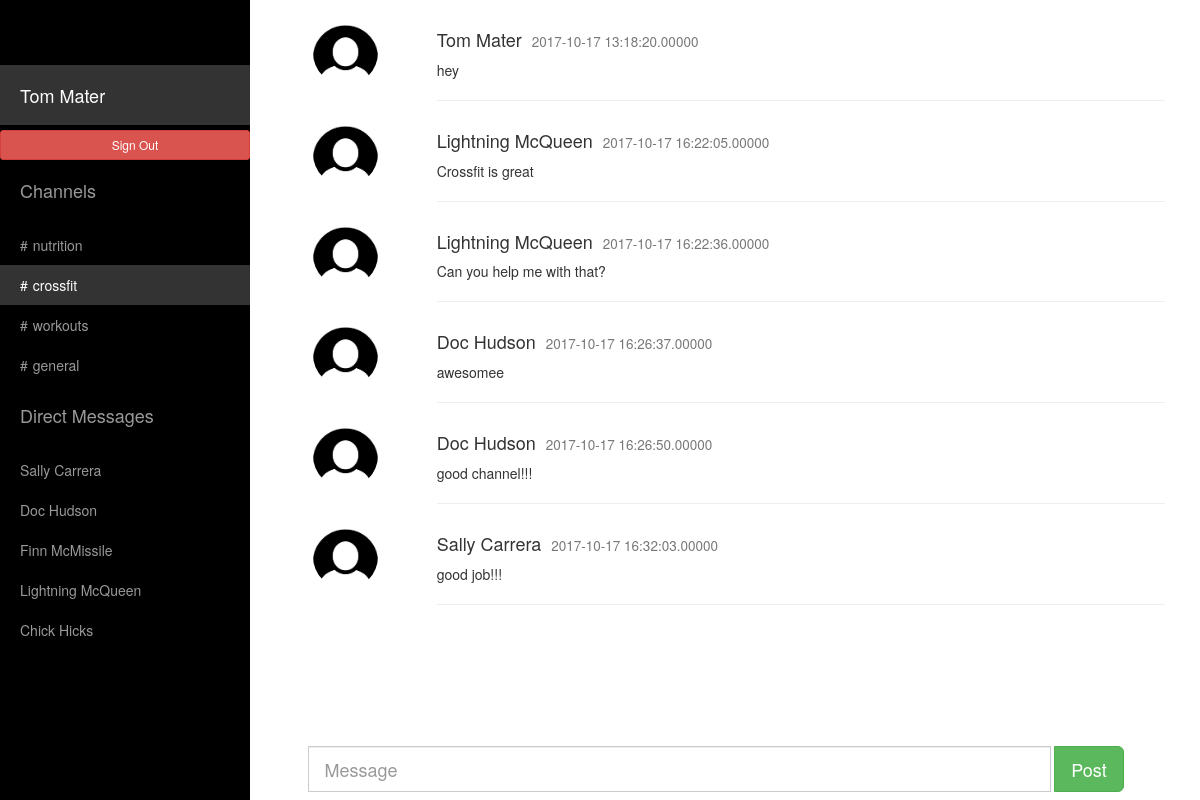
The page /indexc.php (signed in) on the database as committed earlier.
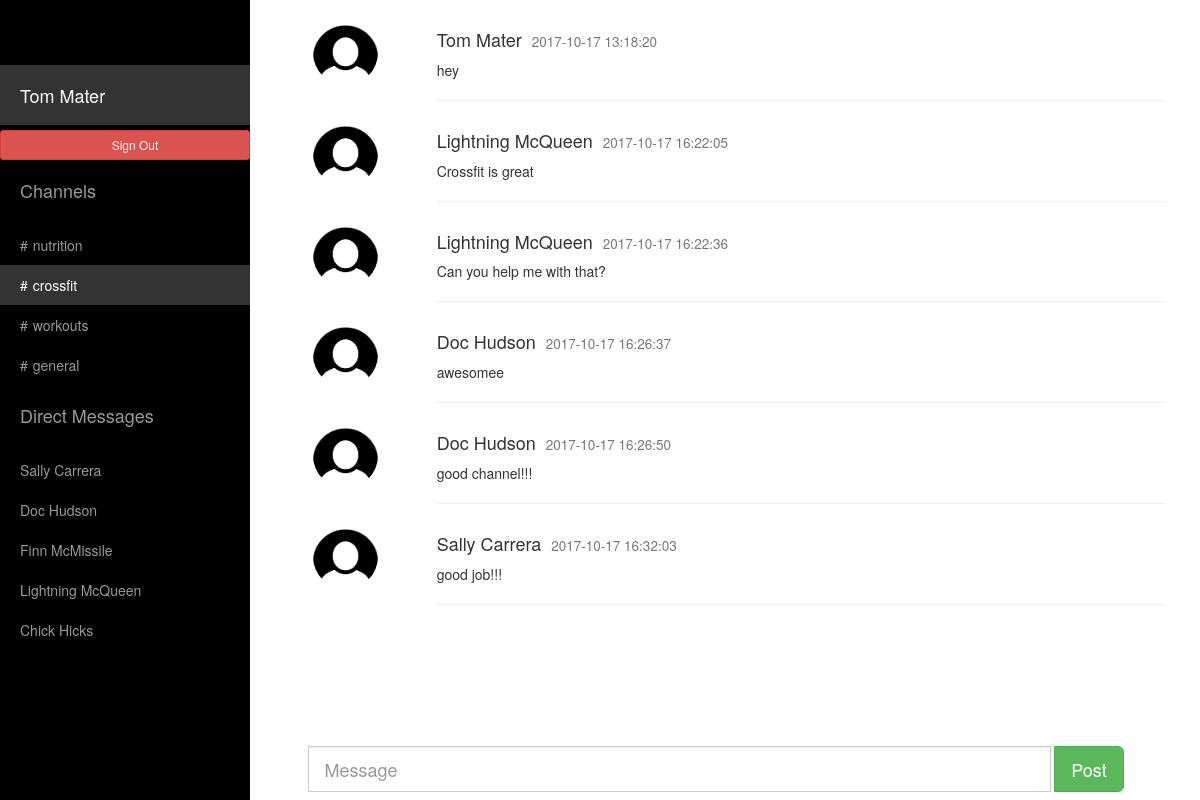
The same page on the database as committed later.
### tables this page shows
CREATE TABLE `users_message` (
  `mess_id` int(20) NOT NULL,
  `ch_id` int(20) NOT NULL DEFAULT '0',
  `messages` varchar(2000) NOT NULL,
  `user_name` varchar(100) NOT NULL,
  `date` timestamp NOT NULL DEFAULT CURRENT_TIMESTAMP ON UPDATE CURRENT_TIMESTAMP
);

### indexc.php (the view, shortened to what this page needs)
<!DOCTYPE html>
<html lang="en">
<head>
	<link rel="stylesheet" href="https://maxcdn.bootstrapcdn.com/bootstrap/3.3.7/css/bootstrap.min.css">
    <link href="css/sidebar.css" rel="stylesheet">
  </head>
<body>
    <div id="wrapper">
        <div id="sidebar-wrapper">
            <ul class="sidebar-nav">
                <li class="sidebar-brand">
                </li>
                <li class="sidebar-brand">
                    <a style="color:white !important;" class="actives" href="index.php"><?php echo $_SESSION['user_name']; ?></a>
                </li>
				<li>
				<a style="color:white !important;" href="signout.php" class="btn btn-danger btn-sm" role="button">Sign Out</a>
				</li>
                <li class="sidebar-brand">
                    <a>Channels</a>
                </li>
				<?php
$conn = mysqli_connect("localhost","admin","M0n@rch$");
	mysqli_select_db($conn,'slack');
	 $r1=mysqli_query($conn,"select channels from users_channel where channels='".nutrition."'");
	 while($r2=mysqli_fetch_array($r1))
	 {
?>
          <li>
                    <a href="indexn.php"><span style="padding-right:5px">#</span><?php echo $r2['channels']; ?></a>
		  </li>
<?php
	 }
?>
<?php
 $r14=mysqli_query($conn,"select channels from users_channel where channels='".crossfit."'");
	 while($r24=mysqli_fetch_array($r14))
	 {
?>
      <li>
                    <a class="actives" style="color:white !important;" href="indexc.php"><span style="padding-right:5px">#</span><?php echo $r24['channels']; ?></a>
		  </li>
<?php
	 }
?>
<?php
 $r15=mysqli_query($conn,"select channels from users_channel where channels='".workouts."'");
	 while($r25=mysqli_fetch_array($r15))
	 {
?>
      <li>
                    <a href="indexw.php"><span style="padding-right:5px">#</span><?php echo $r25['channels']; ?></a>
		  </li>
<?php
	 }
?>
<?php
 $r13=mysqli_query($conn,"select channels from users_channel where channels='".general."'");
	 while($r23=mysqli_fetch_array($r13))
	 {
?>
      <li>
                    <a  href="index.php"><span style="padding-right:5px">#</span><?php echo $r23['channels']; ?></a>
		  </li>
<?php
	 }
?>
		 <li class="sidebar-brand">
                    <a href="#">
                        Direct Messages
                    </a>
          </li>
		  <?php
	     $r11=mysqli_query($conn,"select user_name from users_info where not user_name='".$_SESSION['user_name']."'");
	     while($r22=mysqli_fetch_array($r11))
	       {
?>
		   <li>
                    <a href="#page-content-wrapper"><?php echo $r22['user_name']; ?></a>
		  </li>
<?php
		   }
?>
            </ul>
        </div>
        <div id="page-content-wrapper">
            <div class="container-fluid">
                <div class="row">
				<div  class="col-lg-12">
	 <?php
	     $r33=mysqli_query($conn,"select *from users_message where ch_id='3'");
	     while($r34=mysqli_fetch_array($r33))
	       {
?>
			<div  class="row">
        <div class="col-sm-2 text-center">
          <img src="user-image.jpg" class="img-circle" height="65" width="65" alt="Avatar">
        </div>
        <div class="col-sm-10">
          <h4><?php echo $r34['user_name'];?><small style="margin-left:10px"><?php echo $r34['date'];?></small></h4>
          <p><?php echo $r34['messages'];?></p>
          <hr>
        </div>
			</div>
<?php
		   }
?>
                    </div>
                </div>
            </div>
        </div>
		                       <nav class="navbar navbar-fixed-bottom">
								    <div class="row">
										<div class="col-sm-3 col-md-3">
										</div>
										<div class="col-sm-9 col-md-9">
											<form class="navbar-form" action="index3.php" method="post">
												<div class="row">
					<div class="input-group input-group-lg col-lg-10">
						<input type="text" name="message_post" class="form-control" placeholder="Message">
						</div>
							<div class="input-group input-group-btn col-lg-2">
								<button name="submit" value="submit" class="btn btn-success btn-lg" type="submit">
									Post
								</button>
							</div>
				</div>
			</form>
	</div>
	</div>
</nav>
    </div>
</body>
</html>

Rows that differ between the two databases and show on the page:
changed users_message "Tom Mater": date "2017-10-17 13:18:20.00000" → "2017-10-17 13:18:20"
changed users_message "Crossfit is great": date "2017-10-17 16:22:05.00000" → "2017-10-17 16:22:05"
changed users_message "Can you help me with that?": date "2017-10-17 16:22:36.00000" → "2017-10-17 16:22:36"
changed users_message "awesomee": date "2017-10-17 16:26:37.00000" → "2017-10-17 16:26:37"
changed users_message "good channel!!!": date "2017-10-17 16:26:50.00000" → "2017-10-17 16:26:50"
changed users_message "Sally Carrera": date "2017-10-17 16:32:03.00000" → "2017-10-17 16:32:03"
